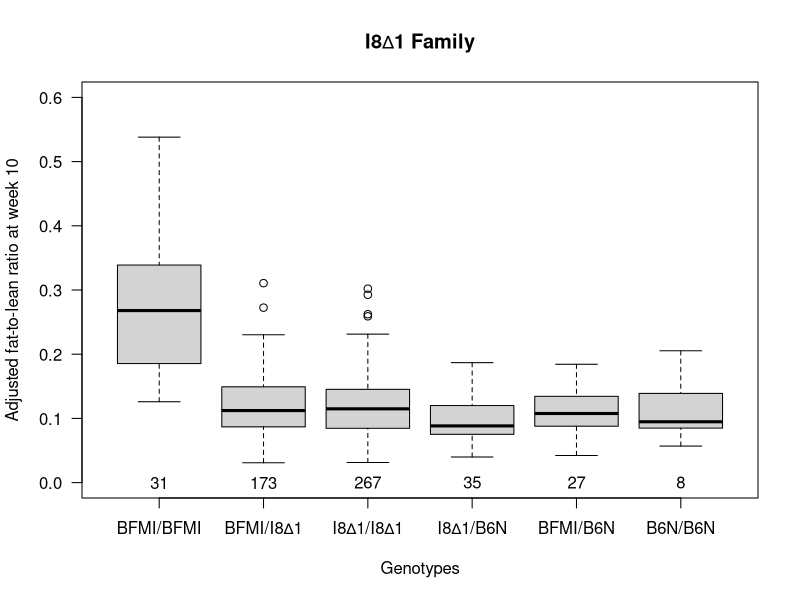

Source code (R):
# Processing the raw data of the MDC 7984 Family; Adjusting the data
# last modified 03.08.2021
# created 31.01.2020
# Florian Krause & Dr. Danny Arends

### Set the working directory ###
setwd("")


# Read the merged input data
genopheno <- read.table("fam1input.txt", sep = " ", header = TRUE, na.strings=c(""), colClasses = c("character"))

####Remove rows with NAs in the "Genotype" column

new_genopheno <- genopheno[- grep("NA", genopheno$Genotype),]
genopheno <- new_genopheno

### Read in the pheno MRI inputfile as phenomri ###

phenomri<- read.csv("fam1mri.txt", sep = "\t", header = TRUE, na.strings=c(""), colClasses = c("character"))

### Set the rownames of the animal ID's: paste "MDC-7984-" ###
rownames(phenomri) <- paste0('MDC-', phenomri$ID.Nr)

### Change rownames ###
rownames(phenomri) <- gsub("MDC-", "", rownames(phenomri))

genopheno <- cbind(genopheno, phenomri[rownames(genopheno),])

#genopheno

### remove NAs in MRI phenotypes ###

toremain <- which(is.na(genopheno[,"fat.lean70"])) 
genopheno <- genopheno[-toremain,]  # ToRem <- which(is.na(x[,"gt"]))

# Adjusting

genopheno[,"fat.lean70"] <- gsub("," , ".", genopheno[,"fat.lean70"])
genopheno[,"fat.lean70"] <- as.numeric(genopheno[,"fat.lean70"])
#genopheno[,"X70"] <- as.numeric(genopheno$X70)
anova(lm(genopheno[, "fat.lean70"]~genopheno[, "sex"])) #  Significant

genopheno$WG <- as.numeric(genopheno$WG)
anova(lm(genopheno[, "fat.lean70"]~genopheno[, "WG"]))

genopheno$WG <- as.numeric(genopheno$GenGood)
anova(lm(genopheno[, "fat.lean70"]~genopheno[, "GenGood"])) #  Significant

# Contains the residuals to add back in the mean of the timepoint

toremove <- which(is.na(genopheno[, "fat.lean70"]))
if(length(toremove)>0) genopheno <- genopheno[-toremove,]
fit <- lm(genopheno[, "fat.lean70"] ~ genopheno[, "sex"] + genopheno[, "GenGood"])
d70 <- resid(fit) + mean(genopheno[, "fat.lean70"])

nwo <- ordered(genopheno$Genotype, levels = c("BFMI/BFMI", "BFMI/MDC", "MDC/MDC", "MDC/B6N", "BFMI/B6N", "B6N/B6N"))

#################################################t-test#########################################
x <- d70
y <- nwo
x_name <- "FAT.LEAN.DAY.70"
y_name <- "ORDERED.GENOTYPES"

df <- data.frame(x,y)
names(df) <- c(x_name,y_name)

#BFMI/MDC vs MDC/B6N
BFMIMDC <- subset(df, ORDERED.GENOTYPES == "BFMI/MDC", select = c("ORDERED.GENOTYPES", "FAT.LEAN.DAY.70"))
MDCB6N <- subset(df, ORDERED.GENOTYPES == "MDC/B6N", select = c("ORDERED.GENOTYPES", "FAT.LEAN.DAY.70"))
BFMIMDCvsMDCB6N <- rbind(BFMIMDC, MDCB6N)
t.test(BFMIMDCvsMDCB6N$FAT.LEAN.DAY.70~BFMIMDCvsMDCB6N$ORDERED.GENOTYPES, var.equal = FALSE, alternative ="two.sided")

#BFMI/MDC vs MDC/MDC
BFMIMDC <- subset(df, ORDERED.GENOTYPES == "BFMI/MDC", select = c("ORDERED.GENOTYPES", "FAT.LEAN.DAY.70"))
MDCMDC <- subset(df, ORDERED.GENOTYPES == "MDC/MDC", select = c("ORDERED.GENOTYPES", "FAT.LEAN.DAY.70"))
BFMIMDCvsMDCMDC <- rbind(BFMIMDC, MDCMDC)
t.test(BFMIMDCvsMDCMDC$FAT.LEAN.DAY.70~BFMIMDCvsMDCMDC$ORDERED.GENOTYPES, var.equal = FALSE, alternative ="two.sided")

#BFMI/MDC vs. BFMI/B6N
BFMIMDC <- subset(df, ORDERED.GENOTYPES == "BFMI/MDC", select = c("ORDERED.GENOTYPES", "FAT.LEAN.DAY.70"))
BFMIB6N <- subset(df, ORDERED.GENOTYPES == "BFMI/B6N", select = c("ORDERED.GENOTYPES", "FAT.LEAN.DAY.70"))
BFMIMDCvsBFMIB6N <- rbind(BFMIMDC, BFMIB6N)
t.test(BFMIMDCvsBFMIB6N$FAT.LEAN.DAY.70~BFMIMDCvsBFMIB6N$ORDERED.GENOTYPES, var.equal = FALSE, alternative ="two.sided")

#BFMI/BFMI vs BFMI/B6N
BFMIBFMI <- subset(df, ORDERED.GENOTYPES == "BFMI/BFMI", select = c("ORDERED.GENOTYPES", "FAT.LEAN.DAY.70"))
BFMIB6N <- subset(df, ORDERED.GENOTYPES == "BFMI/B6N", select = c("ORDERED.GENOTYPES", "FAT.LEAN.DAY.70"))
BFMIBFMIvsBFMIB6N <- rbind(BFMIBFMI, BFMIB6N)
t.test(BFMIBFMIvsBFMIB6N$FAT.LEAN.DAY.70~BFMIBFMIvsBFMIB6N$ORDERED.GENOTYPES, var.equal = FALSE, alternative ="greater")

#BFMI/BFMI vs. MDC/MDC
BFMIBFMI <- subset(df, ORDERED.GENOTYPES == "BFMI/BFMI", select = c("ORDERED.GENOTYPES", "FAT.LEAN.DAY.70"))
MDCMDC <- subset(df, ORDERED.GENOTYPES == "MDC/MDC", select = c("ORDERED.GENOTYPES", "FAT.LEAN.DAY.70"))
BFMIBFMIvsMDCMDC <- rbind(BFMIBFMI, MDCMDC)
t.test(BFMIBFMIvsMDCMDC$FAT.LEAN.DAY.70~BFMIBFMIvsMDCMDC$ORDERED.GENOTYPES, var.equal = FALSE, alternative ="two.sided")

#MDC/MDC vs. B6N/B6N
MDCMDC <- subset(df, ORDERED.GENOTYPES == "MDC/MDC", select = c("ORDERED.GENOTYPES", "FAT.LEAN.DAY.70"))
B6NB6N <- subset(df, ORDERED.GENOTYPES == "B6N/B6N", select = c("ORDERED.GENOTYPES", "FAT.LEAN.DAY.70"))
MDCMDCvsB6NB6N <- rbind(MDCMDC, B6NB6N)
t.test(MDCMDCvsB6NB6N$FAT.LEAN.DAY.70~MDCMDCvsB6NB6N$ORDERED.GENOTYPES, var.equal = FALSE, alternative ="two.sided")

#BFMI/BFMI vs B6N/B6N
BFMIBFMI <- subset(df, ORDERED.GENOTYPES == "BFMI/BFMI", select = c("ORDERED.GENOTYPES", "FAT.LEAN.DAY.70"))
B6NB6N <- subset(df, ORDERED.GENOTYPES == "B6N/B6N", select = c("ORDERED.GENOTYPES", "FAT.LEAN.DAY.70"))
BFMIBFMIvsB6NB6N <- rbind(BFMIBFMI, B6NB6N)
t.test(BFMIBFMIvsB6NB6N$FAT.LEAN.DAY.70~BFMIBFMIvsB6NB6N$ORDERED.GENOTYPES, var.equal = FALSE, alternative ="greater")

#MDC/B6N vs. BFMI/B6N
MDCB6N <- subset(df, ORDERED.GENOTYPES == "MDC/B6N", select = c("ORDERED.GENOTYPES", "FAT.LEAN.DAY.70"))
BFMIB6N <- subset(df, ORDERED.GENOTYPES == "BFMI/B6N", select = c("ORDERED.GENOTYPES", "FAT.LEAN.DAY.70"))
MDCB6NvsBFMIB6N <- rbind(MDCB6N, BFMIB6N)
t.test(MDCB6NvsBFMIB6N$FAT.LEAN.DAY.70~MDCB6NvsBFMIB6N$ORDERED.GENOTYPES, var.equal = FALSE, alternative ="two.sided")

#MDC/MDC vs. MDC/B6N

MDCMDC <- subset(df, ORDERED.GENOTYPES == "MDC/MDC", select = c("ORDERED.GENOTYPES", "FAT.LEAN.DAY.70"))
MDCB6N <- subset(df, ORDERED.GENOTYPES == "MDC/B6N", select = c("ORDERED.GENOTYPES", "FAT.LEAN.DAY.70"))
MDCMDCvsMDCB6N <- rbind(MDCMDC, BFMIB6N)
t.test(MDCMDCvsMDCB6N$FAT.LEAN.DAY.70~MDCMDCvsMDCB6N$ORDERED.GENOTYPES, var.equal = FALSE, alternative ="two.sided")

#BFMI/BFMI vs BFMI/MDC
BFMIBFMI <- subset(df, ORDERED.GENOTYPES == "BFMI/BFMI", select = c("ORDERED.GENOTYPES", "FAT.LEAN.DAY.70"))
BFMIMDC <- subset(df, ORDERED.GENOTYPES == "BFMI/MDC", select = c("ORDERED.GENOTYPES", "FAT.LEAN.DAY.70"))
BFMIBFMIvsBFMIMDC <- rbind(BFMIBFMI, BFMIMDC)
t.test(BFMIBFMIvsBFMIMDC$FAT.LEAN.DAY.70~BFMIBFMIvsBFMIMDC$ORDERED.GENOTYPES, var.equal = FALSE, alternative ="two.sided")

#BFMI/BFMI vs MDC/B6N
BFMIBFMI <- subset(df, ORDERED.GENOTYPES == "BFMI/BFMI", select = c("ORDERED.GENOTYPES", "FAT.LEAN.DAY.70"))
MDCB6N <- subset(df, ORDERED.GENOTYPES == "MDC/B6N", select = c("ORDERED.GENOTYPES", "FAT.LEAN.DAY.70"))
BFMIBFMIvsMDCB6N <- rbind(BFMIBFMI, MDCB6N)
t.test(BFMIBFMIvsMDCB6N$FAT.LEAN.DAY.70~BFMIBFMIvsMDCB6N$ORDERED.GENOTYPES, var.equal = FALSE, alternative ="two.sided")

#BFMI/MDC vs B6N/B6N
BFMIMDC <- subset(df, ORDERED.GENOTYPES == "BFMI/MDC", select = c("ORDERED.GENOTYPES", "FAT.LEAN.DAY.70"))
B6NB6N <- subset(df, ORDERED.GENOTYPES == "B6N/B6N", select = c("ORDERED.GENOTYPES", "FAT.LEAN.DAY.70"))
BFMIMDCvsB6NB6N <- rbind(BFMIMDC, B6NB6N)
t.test(BFMIMDCvsB6NB6N$FAT.LEAN.DAY.70~BFMIMDCvsB6NB6N$ORDERED.GENOTYPES, var.equal = FALSE, alternative ="two.sided")

#BFMI/B6N vs MDC/B6N
BFMIB6N <- subset(df, ORDERED.GENOTYPES == "BFMI/B6N", select = c("ORDERED.GENOTYPES", "FAT.LEAN.DAY.70"))
MDCB6N <- subset(df, ORDERED.GENOTYPES == "MDC/B6N", select = c("ORDERED.GENOTYPES", "FAT.LEAN.DAY.70"))
BFMIB6NvsMDCB6N <- rbind(BFMIB6N, MDCB6N)
t.test(BFMIB6NvsMDCB6N$FAT.LEAN.DAY.70~BFMIB6NvsMDCB6N$ORDERED.GENOTYPES, var.equal = FALSE, alternative ="two.sided")

#BFMI/B6N vs B6N/B6N
BFMIB6N <- subset(df, ORDERED.GENOTYPES == "BFMI/B6N", select = c("ORDERED.GENOTYPES", "FAT.LEAN.DAY.70"))
B6NB6N <- subset(df, ORDERED.GENOTYPES == "B6N/B6N", select = c("ORDERED.GENOTYPES", "FAT.LEAN.DAY.70"))
BFMIB6NvsB6NB6N <- rbind(BFMIB6N, B6NB6N)
t.test(BFMIB6NvsB6NB6N$FAT.LEAN.DAY.70~BFMIB6NvsB6NB6N$ORDERED.GENOTYPES, var.equal = FALSE, alternative ="two.sided")

#MDC/B6N vs B6N/B6N
MDCB6N <- subset(df, ORDERED.GENOTYPES == "MDC/B6N", select = c("ORDERED.GENOTYPES", "FAT.LEAN.DAY.70"))
B6NB6N <- subset(df, ORDERED.GENOTYPES == "B6N/B6N", select = c("ORDERED.GENOTYPES", "FAT.LEAN.DAY.70"))
MDCB6NvsB6NB6N <- rbind(MDCB6N, B6NB6N)
t.test(MDCB6NvsB6NB6N$FAT.LEAN.DAY.70~MDCB6NvsB6NB6N$ORDERED.GENOTYPES, var.equal = FALSE, alternative ="two.sided")

#MDC/B6N vs BFMI/B6N
MDCB6N <- subset(df, ORDERED.GENOTYPES == "MDC/B6N", select = c("ORDERED.GENOTYPES", "FAT.LEAN.DAY.70"))
BFMIB6N <- subset(df, ORDERED.GENOTYPES == "BFMI/B6N", select = c("ORDERED.GENOTYPES", "FAT.LEAN.DAY.70"))
MDCB6NvsBFMIB6N <- rbind(MDCB6N, BFMIB6N)
t.test(MDCB6NvsBFMIB6N$FAT.LEAN.DAY.70~MDCB6NvsBFMIB6N$ORDERED.GENOTYPES, var.equal = FALSE, alternative ="two.sided")

#BFMI/B6N vs MDC/MDC
BFMIB6N <- subset(df, ORDERED.GENOTYPES == "BFMI/B6N", select = c("ORDERED.GENOTYPES", "FAT.LEAN.DAY.70"))
MDCMDC <- subset(df, ORDERED.GENOTYPES == "MDC/MDC", select = c("ORDERED.GENOTYPES", "FAT.LEAN.DAY.70"))
BFMIB6NvsMDCMDC <- rbind(BFMIB6N, MDCMDC)
t.test(BFMIB6NvsMDCMDC$FAT.LEAN.DAY.70~BFMIB6NvsMDCMDC$ORDERED.GENOTYPES, var.equal = FALSE, alternative ="two.sided")

mean(BFMIBFMI$FAT.LEAN.DAY.70)
mean(BFMIMDC$FAT.LEAN.DAY.70)
mean(MDCMDC$FAT.LEAN.DAY.70)
mean(BFMIB6N$FAT.LEAN.DAY.70)
mean(MDCB6N$FAT.LEAN.DAY.70)
mean(B6NB6N$FAT.LEAN.DAY.70)

sd(BFMIBFMI$FAT.LEAN.DAY.70)
sd(BFMIMDC$FAT.LEAN.DAY.70)
sd(MDCMDC$FAT.LEAN.DAY.70)
sd(BFMIB6N$FAT.LEAN.DAY.70)
sd(MDCB6N$FAT.LEAN.DAY.70)
sd(B6NB6N$FAT.LEAN.DAY.70)


#################################################t-test################################################

###Renaming MDC to final Name ###

lkup <- NA
lkup[df[, "ORDERED.GENOTYPES"]=="MDC/B6N"] <- "I8∆1/B6N"
lkup[df[, "ORDERED.GENOTYPES"]=="MDC/MDC"] <- "I8∆1/I8∆1"
lkup[df[, "ORDERED.GENOTYPES"]=="BFMI/MDC"] <- "BFMI/I8∆1"
lkup[df[, "ORDERED.GENOTYPES"]=="BFMI/BFMI"] <- "BFMI/BFMI"
lkup[df[, "ORDERED.GENOTYPES"]=="BFMI/B6N"] <- "BFMI/B6N"
lkup[df[, "ORDERED.GENOTYPES"]=="B6N/B6N"] <- "B6N/B6N"

### Add the lkup as "Genotype" vector to geno

#as.data.frame(lkup)
df = cbind(df, ORDERED.GENOTYPES = lkup)

df <- df[, -2]

nwo <- ordered(df$ORDERED.GENOTYPES, levels = c("BFMI/BFMI", "BFMI/I8∆1", "I8∆1/I8∆1", "I8∆1/B6N", "BFMI/B6N", "B6N/B6N"))

myplot <- boxplot(df$FAT.LEAN.DAY.70~nwo,



main = "I8∆1 Family",
xlab = "Genotypes",
ylab = "Adjusted fat-to-lean ratio at week 10", 
yaxt="none",
main="Turn off y-axis",
ylim = c(0, 0.6)


)

myplot

myplot$n
text(1:length(myplot$n),rep(0,length(myplot$n)),myplot$n)

axis(2, las=2)

write.table(genopheno, file = "final_table_7984.txt")

